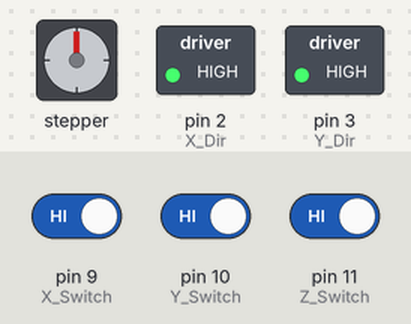
The sketch below on a simulated Arduino Nano, built with avr-gcc and run on an emulated ATmega328P. Parts: stepper motor, switched loads named in the sketch (green lamp = pin HIGH). Wiring (inferred from the names in the program): stepper motor (2048 steps per turn assumed): coils pin 4, pin 5, pin 6, pin 7. The test bench sets the inputs (shaded band); at power-on: pin 9 (X_Switch) HIGH, pin 10 (Y_Switch) HIGH, pin 11 (Z_Switch) HIGH. Pins used as bus, display or sensor lines are not drawn; what the sketch prints to the serial monitor is not drawn.

Above: at 1.2 s.
1.3 s: pin 9 (X_Switch) driven LOW and pin 10 (Y_Switch) driven LOW and pin 11 (Z_Switch) driven LOW
Timing chart, 0 to 4.3 s (numbered marks = the images above; inputs shaded):
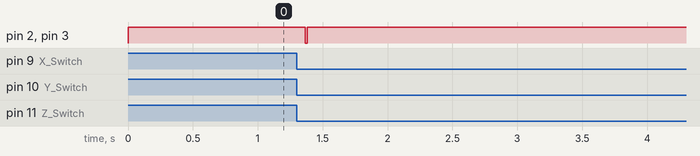

Measured:
- after the input at 1.3 s, pin 2 (X_Dir), pin 3 (Y_Dir): HIGH → LOW after 0.07 s, → HIGH 0.01 s later

The sketch:

ROBOTIC_ARM_RTOS2.ino
```cpp
/*********************************************************************************************************************************
*
* FILE-NAME : ECU2
*
* AUTHOR : TEAM 2
*
* DESCRIPTION : Arduino Nano code that control the suction and robotic arm to store products
*               according to the product type received from ECU1
*
***********************************************************************************************************************************/

#include "Arduino_FreeRTOS.h"
#include "semphr.h"
#include "ezButton.h"
#include "AccelStepper.h"

/*********************************************************************************************************************************
******************************************     Pins Declaration      *************************************************************
**********************************************************************************************************************************/

ezButton X_Switch(9);               // create ezButton object that attach to pin 9 to act as limit switch for x-axis
ezButton Y_Switch(10);              // create ezButton object that attach to pin 10 to act as limit switch for y-axis
ezButton Z_Switch(11);              // create ezButton object that attach to pin 11 to act as limit switch for Z-axis
#define X_Dir 2
#define Y_Dir 3
#define Z_Dir 4
#define X_Step 5
#define Y_Step 6
#define Z_Step 7
#define Suction_DCV 12              // attach the suction DCV pin to pin 12 in shield
int X_Position[2][4]= {{29250,29250,22950,22950},{29250,29250,22950,22950}};
int Y_Position[2][4]= {{8550,2500,8550,2500},{10000,3750,10000,3750}};
enum Product_Type {Red,Green};
enum Product_No {One,Two,Three,Four};

/*********************************************************************************************************************************
******************************************       Semaphores        ***************************************************************
**********************************************************************************************************************************/

SemaphoreHandle_t Finished_Homing;

/*********************************************************************************************************************************
*****************************************      Setup Function      ***************************************************************
**********************************************************************************************************************************/

// the setup function runs once when you press reset or power the board
void setup() {
  pinMode(X_Step,OUTPUT);
  pinMode(X_Dir,OUTPUT);
  pinMode(Y_Step,OUTPUT);
  pinMode(Y_Dir,OUTPUT);
  pinMode(Z_Step,OUTPUT);
  pinMode(Z_Dir,OUTPUT);
  X_Switch.setDebounceTime(50);                                 // set debounce time to 50 milliseconds
  Y_Switch.setDebounceTime(50);                                 // set debounce time to 50 milliseconds
  Z_Switch.setDebounceTime(50);                                 // set debounce time to 50 milliseconds
  Serial.begin(9600);
  Finished_Homing = xSemaphoreCreateBinary();
  xTaskCreate(Homing, "Task1", 100, NULL, 1, NULL);
  xTaskCreate(GoToProduct,"Task2", 100, NULL, 2, NULL);
}

/*********************************************************************************************************************************
*****************************************      LOOP Function      ****************************************************************
**********************************************************************************************************************************/

// the loop function runs over and over again forever
void loop() {

}

/*********************************************************************************************************************************
*****************************************      Customized Functions      *********************************************************
**********************************************************************************************************************************/

void Homing (void* ptr)
{
  while(1)
  {
    static int Homing_Counter = 0;
    X_Switch.loop();                            // MUST call the loop() function first
    Y_Switch.loop();
    Z_Switch.loop();
    digitalWrite(X_Dir, HIGH);                  // HOMING DIRECTION
    digitalWrite(Y_Dir, HIGH);                  // HOMING DIRECTION
    digitalWrite(Z_Dir, HIGH);                  // HOMING DIRECTION
    switch(Homing_Counter)
    {
      case 0:
        // Z-Axis Homing Loop
        if(Z_Switch.isPressed() || !Z_Switch.getState())
        {
          Homing_Counter ++;
          digitalWrite(Z_Step,LOW);
          delayMicroseconds(500);
          digitalWrite(Z_Step,LOW);
          delayMicroseconds(500);
        }
        else
        {
          for (int z = 0;z<10; z++)
          {
            digitalWrite(Z_Step,HIGH);
            delayMicroseconds(500);
            digitalWrite(Z_Step,LOW);
            delayMicroseconds(500);
          }
        }
        break;
      case 1:
        // Y-Axis Homing Loop
        if(Y_Switch.isPressed() || !Y_Switch.getState())
        {
          Homing_Counter ++;
          digitalWrite(Y_Step,LOW);
          delayMicroseconds(500);
          digitalWrite(Y_Step,LOW);
          delayMicroseconds(500);
        }
        else
        {
          for (int y = 0;y<10; y++)
          {
            digitalWrite(Y_Step,HIGH);
            delayMicroseconds(500);
            digitalWrite(Y_Step,LOW);
            delayMicroseconds(500);
          }
        }
        break;
      case 2:
      // X-Axis Homing Loop
        if(X_Switch.isPressed() || !X_Switch.getState())
        {
          Homing_Counter ++;
          digitalWrite(X_Step,LOW);
          delayMicroseconds(500);
          digitalWrite(X_Step,LOW);
          delayMicroseconds(500);
          xSemaphoreGive(Finished_Homing);
        }
        else
        {
          for (int x = 0;x<10; x++)
          {
            digitalWrite(X_Step,HIGH);
            delayMicroseconds(500);
            digitalWrite(X_Step,LOW);
            delayMicroseconds(500);
          }
        }
        break;
    }
  }
}

void GoToProduct (void* ptr)
{
  while(1)
  {
    xSemaphoreTake(Finished_Homing,portMAX_DELAY);
    Serial.println("Took Homing Semaphore");
    static int Ready_Counter = 0;
    digitalWrite(X_Dir, LOW);                  // RETURNING DIRECTION
    digitalWrite(Y_Dir, LOW);                  // RETURNING DIRECTION
    digitalWrite(Z_Dir, LOW);                  // RETURNING DIRECTION
    for (int x = 0;x<1700; x++)
    {
      digitalWrite(X_Step,HIGH);
      delayMicroseconds(500);
      digitalWrite(X_Step,LOW);
      delayMicroseconds(500);
    }

    for (int y = 0;y<11500; y++)
    {
      digitalWrite(Y_Step,HIGH);
      delayMicroseconds(500);
      digitalWrite(Y_Step,LOW);
      delayMicroseconds(500);
    }

    for (int z = 0;z<5500; z++)
    {
      digitalWrite(Z_Step,HIGH);
      delayMicroseconds(500);
      digitalWrite(Z_Step,LOW);
      delayMicroseconds(500);
    }

    // digitalWrite(Z_Dir, HIGH);                  // RETURNING DIRECTION
    // for (int z = 0;z<5550; z++)
    // {
    //   digitalWrite(Z_Step,HIGH);
    //   delayMicroseconds(300);
    //   digitalWrite(Z_Step,LOW);
    //   delayMicroseconds(300);
    // }

    for (int x = 0;x<X_Position[Green][One]; x++)
    {
      digitalWrite(X_Step,HIGH);
      delayMicroseconds(300);
      digitalWrite(X_Step,LOW);
      delayMicroseconds(300);
    }
    digitalWrite(Y_Dir, HIGH);                  // HOMING DIRECTION
    for (int y = 0;y<Y_Position[Green][One]; y++)
    {
      digitalWrite(Y_Step,HIGH);
      delayMicroseconds(300);
      digitalWrite(Y_Step,LOW);
      delayMicroseconds(300);
    }
    digitalWrite(Z_Dir, LOW);                  // RETURNING DIRECTION
    for (int z = 0;z<5500; z++)
    {
      digitalWrite(Z_Step,HIGH);
      delayMicroseconds(300);
      digitalWrite(Z_Step,LOW);
      delayMicroseconds(300);
    }
  }
}
```
